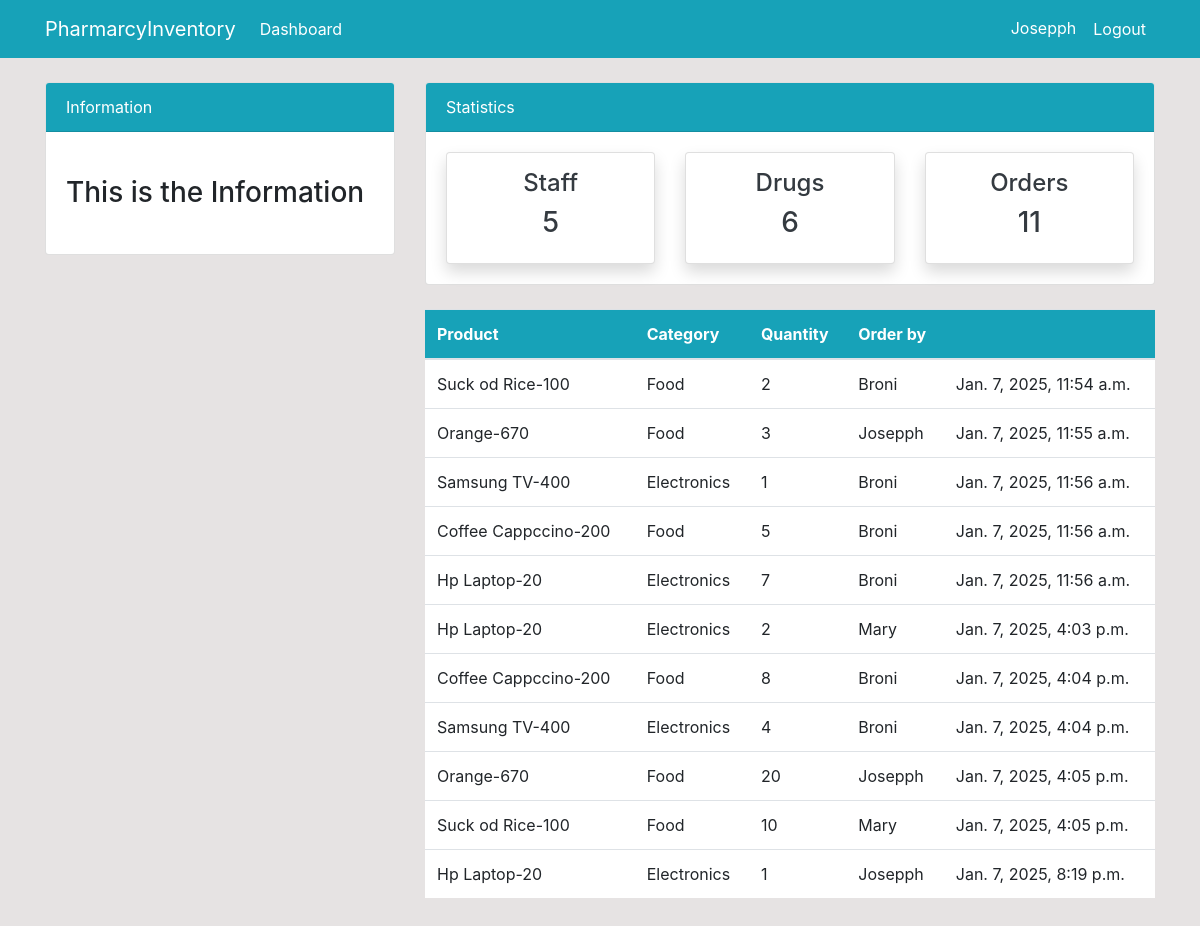
/order/ (signed in), run on an earlier commit of the app's database.
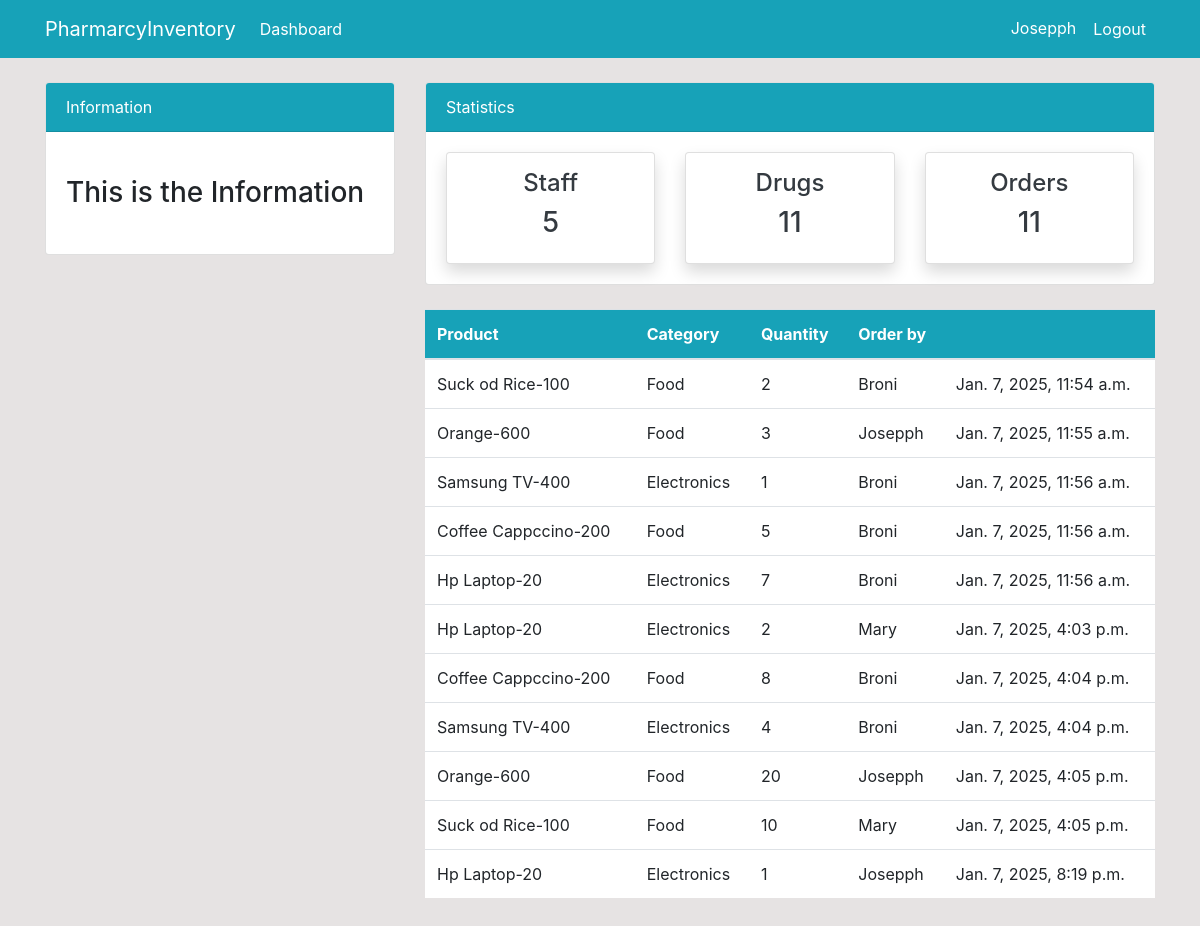
And on a later commit of the database.
### dashboard/models.py (models this page shows, shortened)
class Order(models.Model):
    product = models.ForeignKey(Product, on_delete=models.CASCADE, null=True)
    staff = models.ForeignKey(User, models.CASCADE, null=True)
    order_quantity = models.PositiveIntegerField(null=True)
    date = models.DateTimeField(auto_now_add=True)
    class Meta:
        verbose_name_plural = 'Order'

class Product(models.Model):
    name = models.CharField(max_length=100, null=True)
    category = models.CharField(max_length=20, choices=CATEGORY, null=True)
    quantity = models.PositiveIntegerField(null=True)
    expiry_date = models.DateField(null=True)
    class Meta:
        verbose_name_plural = 'Drugs'
    def __str__(self):
        return f'{self.name}-{self.quantity}'

### dashboard/views.py (the view)
# urls.py: path("order/", views.order, name="dashboard-order"),
@login_required
def order(request):
    orders = Order.objects.all()
    orders_count = orders.count()
    workers_count = User.objects.all().count()
    product_count = Product.objects.all().count()
    context = {
        'orders': orders,
        'workers_count': workers_count,
        'orders_count': orders_count,
        'product_count': product_count
    }
    return render(request, 'dashboard/order.html', context)

### templates/dashboard/order.html (shortened to what this page needs)
{% extends 'partials/base.html' %}
{% block content %}
{% include 'partials/topnav.html' %}
    <div class="container">
        <div class="row my-4">
            <div class="col-md-4">
            </div>
            <div class="col-md-8">
                <table class="table bg-white">
                    <thead class="bg-info">
                        <tr class="text-white">
                            <th scope="col">Product</th>
                            <th scope="col">Category</th>
                            <th scope="col">Quantity</th>
                            <th scope="col">Order by</th>
                            <th scope="col">{{ Date }}</th>
                        </tr>
                    </thead>
                    <tbody>
                        {% for order in orders %}
                        <tr>
                            <td>{{ order.product }}</td>
                            <td>{{ order.product.category }}</td>
                            <td>{{ order.order_quantity }}</td>
                            <td>
                                {{ order.staff.username }}
                            </td>
                            <td>
                                {{ order.date }}
                            </td>
                        </tr>
                        {% endfor %}
                    </tbody>
                </table>
            </div>
        </div>
    </div>
{% endblock %}

What changed in the data, as far as the page shows it:
changed through a linked row, Order "Jan. 7, 2025, 11:55 a.m.": product "Orange-670" → "Orange-600"
changed through a linked row, Order (number 9 of 11 on the later page): product "Orange-670" → "Orange-600"
Also different on the page:
{{ product_count }}: "6" → "11"
